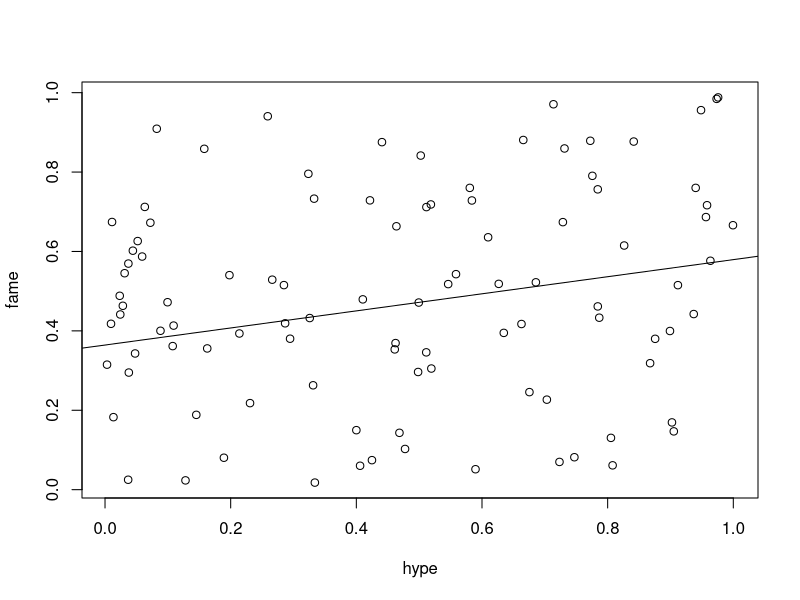

Reproduce this figure in R.
## ---- chunk 1
rdat <- data.frame( runif(100), runif(100) )
plot(rdat, xlab="hype", ylab="fame")
abline(lm(rdat))
